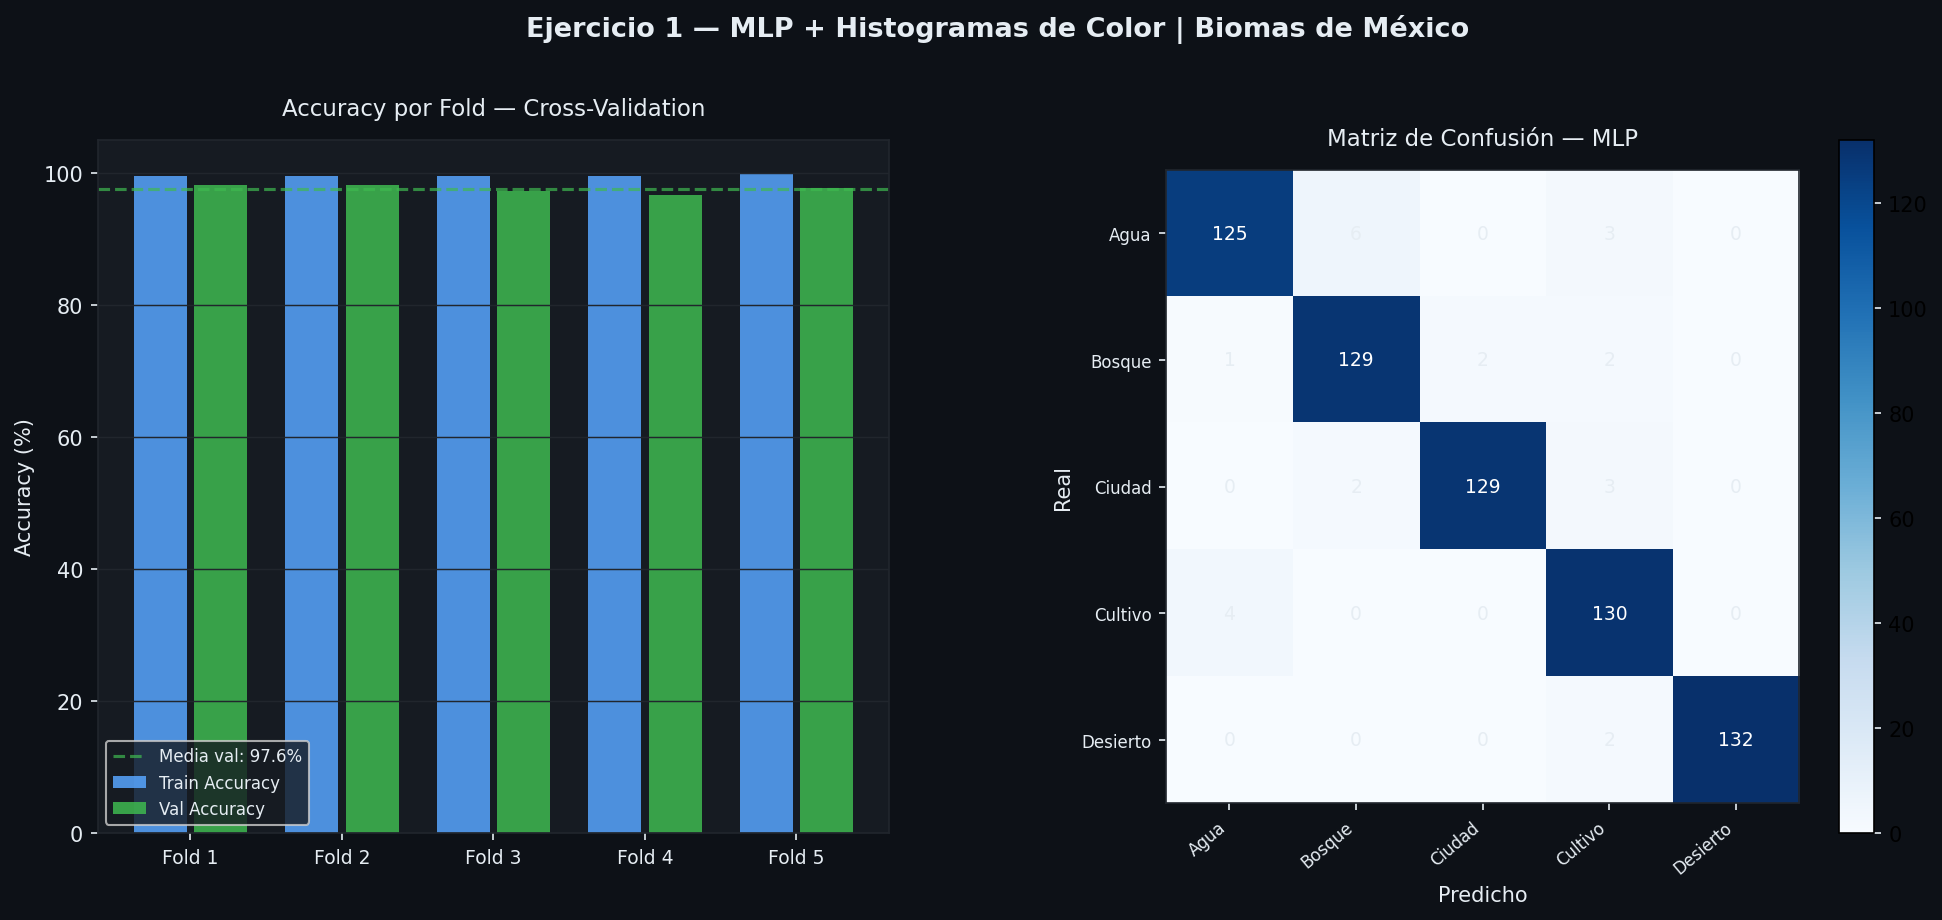

Reproduce this figure in Python.
"""
EJERCICIO 1 — Clasificador MLP con Histogramas de Color
Dataset: Biomas de México (6 clases)
Evaluación: Cross-validation (5-fold)

Estructura esperada del workspace:
    Activity_Image_Classification.../
    ├── Biomas/
    │   ├── Agua/  Bosque/  Ciudad/  Cultivo/  Desierto/  Montaña/
    └── Exercise1/
        └── ejercicio1_mlp_histogramas.py   ← este archivo

Ejecutar desde la carpeta Exercise1:
    cd Exercise1
    python ejercicio1_mlp_histogramas.py
"""

import os
import numpy as np
import matplotlib.pyplot as plt
import matplotlib.gridspec as gridspec
from pathlib import Path

import cv2

from sklearn.neural_network import MLPClassifier
from sklearn.model_selection import StratifiedKFold, cross_validate
from sklearn.preprocessing import LabelEncoder, StandardScaler
from sklearn.metrics import (
    classification_report, confusion_matrix, accuracy_score
)
from sklearn.pipeline import Pipeline

# ──────────────────────────────────────────────
# 1. CONFIGURACIÓN
# ──────────────────────────────────────────────
DATASET_DIR  = "../Biomas"       # ← Carpeta hermana de Exercise1/
IMG_SIZE     = (64, 64)
N_BINS       = 32
N_SPLITS     = 5
RANDOM_STATE = 42

# Detección automática de clases → tolerante a tildes y mayúsculas
BIOMES = sorted([p.name for p in Path(DATASET_DIR).iterdir()
                 if p.is_dir()]) if Path(DATASET_DIR).exists() else []


# ──────────────────────────────────────────────
# 2. EXTRACCIÓN DE CARACTERÍSTICAS
#    Histograma de color: 3 canales × N_BINS → vector de 3*N_BINS dimensiones
# ──────────────────────────────────────────────
def extract_color_histogram(img_path: str, n_bins: int = N_BINS) -> np.ndarray:
    """
    Carga una imagen RGB y calcula el histograma normalizado
    por canal (R, G, B), concatenando los tres vectores.
    """
    img = cv2.imread(img_path)
    if img is None:
        raise FileNotFoundError(f"No se pudo cargar: {img_path}")
    img = cv2.cvtColor(img, cv2.COLOR_BGR2RGB)
    img = cv2.resize(img, IMG_SIZE)

    hist_features = []
    for channel in range(3):                     # R, G, B
        hist, _ = np.histogram(
            img[:, :, channel],
            bins=n_bins,
            range=(0, 256),
            density=True                         # normalizado
        )
        hist_features.append(hist)

    return np.concatenate(hist_features)         # shape: (3*n_bins,)


def load_dataset(root_dir: str):
    """
    Recorre las subcarpetas del dataset y extrae histogramas + etiquetas.
    """
    X, y = [], []
    root = Path(root_dir)

    for biome in BIOMES:
        folder = root / biome
        if not folder.exists():
            print(f"  ⚠  Carpeta no encontrada: {folder}")
            continue

        imgs = list(folder.glob("*.jpg")) + list(folder.glob("*.png")) + \
               list(folder.glob("*.jpeg")) + list(folder.glob("*.JPG")) + \
               list(folder.glob("*.PNG"))

        if not imgs:
            print(f"  ⚠  Sin imágenes en: {folder}")
            continue

        print(f"  📂 {biome}: {len(imgs)} imágenes")

        for img_path in imgs:
            try:
                feat = extract_color_histogram(str(img_path))
                X.append(feat)
                y.append(biome)
            except Exception as e:
                print(f"     Error en {img_path.name}: {e}")

    return np.array(X), np.array(y)


# ──────────────────────────────────────────────
# 3. MODELO — MLP
# ──────────────────────────────────────────────
def build_pipeline() -> Pipeline:
    """
    Pipeline: Normalización → MLP.
    Arquitectura: dos capas ocultas [256, 128]
    """
    mlp = MLPClassifier(
        hidden_layer_sizes=(256, 128),
        activation="relu",
        solver="adam",
        max_iter=500,
        learning_rate_init=1e-3,
        random_state=RANDOM_STATE,
        early_stopping=True,
        validation_fraction=0.1,
        n_iter_no_change=15,
        verbose=False
    )
    return Pipeline([
        ("scaler", StandardScaler()),
        ("mlp",    mlp)
    ])


# ──────────────────────────────────────────────
# 4. CROSS-VALIDATION
# ──────────────────────────────────────────────
def run_cross_validation(X, y_encoded, class_names):
    """
    Ejecuta StratifiedKFold cross-validation y devuelve métricas.
    """
    cv = StratifiedKFold(n_splits=N_SPLITS, shuffle=True,
                         random_state=RANDOM_STATE)
    pipeline = build_pipeline()

    scoring = ["accuracy", "f1_macro", "precision_macro", "recall_macro"]
    print(f"\n⏳ Ejecutando {N_SPLITS}-fold cross-validation …")

    results = cross_validate(
        pipeline, X, y_encoded,
        cv=cv, scoring=scoring,
        return_train_score=True,
        n_jobs=-1
    )

    print("\n📊 RESULTADOS POR FOLD")
    print(f"{'Fold':>5} | {'Train Acc':>10} | {'Val Acc':>10} | {'F1 Macro':>10}")
    print("-" * 45)
    for i in range(N_SPLITS):
        print(f"  {i+1:>3} | "
              f"{results['train_accuracy'][i]*100:>9.2f}% | "
              f"{results['test_accuracy'][i]*100:>9.2f}% | "
              f"{results['test_f1_macro'][i]*100:>9.2f}%")

    print("\n📈 RESUMEN")
    print(f"  Accuracy (val)  : {results['test_accuracy'].mean()*100:.2f}% "
          f"± {results['test_accuracy'].std()*100:.2f}%")
    print(f"  F1 Macro (val)  : {results['test_f1_macro'].mean()*100:.2f}% "
          f"± {results['test_f1_macro'].std()*100:.2f}%")
    print(f"  Precision Macro : {results['test_precision_macro'].mean()*100:.2f}%")
    print(f"  Recall Macro    : {results['test_recall_macro'].mean()*100:.2f}%")

    return results


# ──────────────────────────────────────────────
# 5. ENTRENAMIENTO FINAL + REPORTE
# ──────────────────────────────────────────────
def train_and_report(X, y_encoded, class_names):
    """
    Entrena con todo el conjunto y genera reporte + matriz de confusión.
    """
    from sklearn.model_selection import train_test_split

    X_tr, X_te, y_tr, y_te = train_test_split(
        X, y_encoded, test_size=0.2,
        stratify=y_encoded, random_state=RANDOM_STATE
    )

    pipeline = build_pipeline()
    pipeline.fit(X_tr, y_tr)
    y_pred = pipeline.predict(X_te)

    print("\n📋 CLASSIFICATION REPORT (train=80%, test=20%)")
    print(classification_report(y_te, y_pred, target_names=class_names))

    return y_te, y_pred, pipeline


# ──────────────────────────────────────────────
# 6. VISUALIZACIONES
# ──────────────────────────────────────────────
def plot_results(cv_results, y_te, y_pred, class_names):
    fig = plt.figure(figsize=(16, 6), facecolor="#0d1117")
    gs  = gridspec.GridSpec(1, 2, figure=fig, wspace=0.35)

    dark_bg   = "#0d1117"
    panel_bg  = "#161b22"
    accent    = "#58a6ff"
    green     = "#3fb950"
    text_col  = "#e6edf3"
    grid_col  = "#21262d"

    # — Panel izquierdo: Accuracy por fold —
    ax1 = fig.add_subplot(gs[0])
    ax1.set_facecolor(panel_bg)
    folds       = np.arange(1, N_SPLITS + 1)
    train_accs  = cv_results["train_accuracy"] * 100
    val_accs    = cv_results["test_accuracy"]  * 100

    ax1.bar(folds - 0.2, train_accs, width=0.35,
            color=accent, alpha=0.85, label="Train Accuracy")
    ax1.bar(folds + 0.2, val_accs,   width=0.35,
            color=green, alpha=0.85, label="Val Accuracy")
    ax1.axhline(val_accs.mean(), color=green, lw=1.5,
                ls="--", alpha=0.7, label=f"Media val: {val_accs.mean():.1f}%")

    ax1.set_xticks(folds)
    ax1.set_xticklabels([f"Fold {i}" for i in folds],
                        color=text_col, fontsize=9)
    ax1.set_ylabel("Accuracy (%)", color=text_col)
    ax1.set_ylim(0, 105)
    ax1.set_title("Accuracy por Fold — Cross-Validation",
                  color=text_col, fontsize=11, pad=12)
    ax1.tick_params(colors=text_col)
    ax1.spines[:].set_color(grid_col)
    ax1.yaxis.label.set_color(text_col)
    ax1.grid(axis="y", color=grid_col, lw=0.7)
    ax1.legend(facecolor=panel_bg, labelcolor=text_col, fontsize=8)

    # — Panel derecho: Matriz de confusión —
    ax2 = fig.add_subplot(gs[1])
    ax2.set_facecolor(panel_bg)
    cm = confusion_matrix(y_te, y_pred)
    im = ax2.imshow(cm, cmap="Blues", interpolation="nearest")
    plt.colorbar(im, ax=ax2).ax.yaxis.set_tick_params(color=text_col)

    ticks = np.arange(len(class_names))
    ax2.set_xticks(ticks)
    ax2.set_yticks(ticks)
    ax2.set_xticklabels(class_names, rotation=40, ha="right",
                        color=text_col, fontsize=8)
    ax2.set_yticklabels(class_names, color=text_col, fontsize=8)
    ax2.set_xlabel("Predicho",  color=text_col)
    ax2.set_ylabel("Real",      color=text_col)
    ax2.set_title("Matriz de Confusión — MLP",
                  color=text_col, fontsize=11, pad=12)
    ax2.tick_params(colors=text_col)
    ax2.spines[:].set_color(grid_col)

    thresh = cm.max() / 2.0
    for i in range(cm.shape[0]):
        for j in range(cm.shape[1]):
            ax2.text(j, i, cm[i, j],
                     ha="center", va="center", fontsize=9,
                     color="white" if cm[i, j] > thresh else "#e6edf3")

    fig.suptitle("Ejercicio 1 — MLP + Histogramas de Color | Biomas de México",
                 color=text_col, fontsize=13, y=1.02, fontweight="bold")

    plt.savefig("Exercise1.png",
                dpi=150, bbox_inches="tight",
                facecolor=dark_bg)
    plt.show()
    print("\n✅ Gráfica guardada: Exercise1.png")


# ──────────────────────────────────────────────
# 7. MAIN
# ──────────────────────────────────────────────
if __name__ == "__main__":
    print("=" * 55)
    print("  EJERCICIO 1 — MLP + Histogramas de Color")
    print("=" * 55)

    # — Verificar dataset —
    if not Path(DATASET_DIR).exists():
        print(f"\n❌ No se encontró la carpeta '{DATASET_DIR}'.")
        print("   Estructura esperada:")
        print(f"     ../Biomas/<NombreBioma>/*.jpg")
        print("   Ejecuta este script desde dentro de la carpeta Exercise1/")
        exit(1)

    if not BIOMES:
        print(f"\n❌ La carpeta '{DATASET_DIR}' está vacía.")
        exit(1)

    print(f"\n📂 Carpeta dataset: {Path(DATASET_DIR).resolve()}")
    print(f"   Clases detectadas: {BIOMES}")

    # — Cargar datos —
    print(f"\n📁 Cargando imágenes …")
    X, y = load_dataset(DATASET_DIR)
    print(f"\n✅ Dataset cargado: {X.shape[0]} muestras, "
          f"{X.shape[1]} features (histograma {N_BINS} bins × 3 canales)")

    # — Encodear etiquetas —
    le = LabelEncoder()
    y_enc = le.fit_transform(y)
    class_names = le.classes_
    print(f"   Clases: {list(class_names)}")

    # Distribución
    unique, counts = np.unique(y, return_counts=True)
    print("\n   Distribución de clases:")
    for cls, cnt in zip(unique, counts):
        print(f"     {cls:12s}: {cnt} imágenes")

    # — Cross-validation —
    cv_results = run_cross_validation(X, y_enc, class_names)

    # — Entrenamiento final y reporte —
    y_te, y_pred, pipeline = train_and_report(X, y_enc, class_names)

    # — Visualización —
    plot_results(cv_results, y_te, y_pred, class_names)
